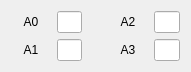
  <widget class="QWidget" name="gridLayoutWidget_7">
   <property name="geometry">
    <rect>
     <x>220</x>
     <y>600</y>
     <width>191</width>
     <height>31</height>
    </rect>
   </property>
   <layout class="QGridLayout" name="gridLayout_8">
    <item row="0" column="3">
     <widget class="QLabel" name="label_75">
      <property name="minimumSize">
       <size>
        <width>40</width>
        <height>0</height>
       </size>
      </property>
      <property name="text">
       <string>A2</string>
      </property>
      <property name="alignment">
       <set>Qt::AlignCenter</set>
      </property>
     </widget>
    </item>
    <item row="1" column="0">
     <widget class="QLabel" name="label_76">
      <property name="minimumSize">
       <size>
        <width>40</width>
        <height>0</height>
       </size>
      </property>
      <property name="text">
       <string>A1</string>
      </property>
      <property name="alignment">
       <set>Qt::AlignCenter</set>
      </property>
     </widget>
    </item>
    <item row="0" column="2">
     <spacer name="horizontalSpacer_5">
      <property name="orientation">
       <enum>Qt::Horizontal</enum>
      </property>
      <property name="sizeType">
       <enum>QSizePolicy::Fixed</enum>
      </property>
      <property name="sizeHint" stdset="0">
       <size>
        <width>20</width>
        <height>20</height>
       </size>
      </property>
     </spacer>
    </item>
    <item row="1" column="3">
     <widget class="QLabel" name="label_77">
      <property name="minimumSize">
       <size>
        <width>40</width>
        <height>0</height>
       </size>
      </property>
      <property name="text">
       <string>A3</string>
      </property>
      <property name="alignment">
       <set>Qt::AlignCenter</set>
      </property>
     </widget>
    </item>
    <item row="1" column="1">
     <widget class="QLineEdit" name="LE_A_OUT_1"/>
    </item>
    <item row="0" column="0">
     <widget class="QLabel" name="label_78">
      <property name="minimumSize">
       <size>
        <width>40</width>
        <height>0</height>
       </size>
      </property>
      <property name="text">
       <string>A0</string>
      </property>
      <property name="alignment">
       <set>Qt::AlignCenter</set>
      </property>
     </widget>
    </item>
    <item row="0" column="1">
     <widget class="QLineEdit" name="LE_A_OUT_0"/>
    </item>
    <item row="0" column="4">
     <widget class="QLineEdit" name="LE_A_OUT_2"/>
    </item>
    <item row="1" column="4">
     <widget class="QLineEdit" name="LE_A_OUT_3"/>
    </item>
   </layout>
  </widget>
